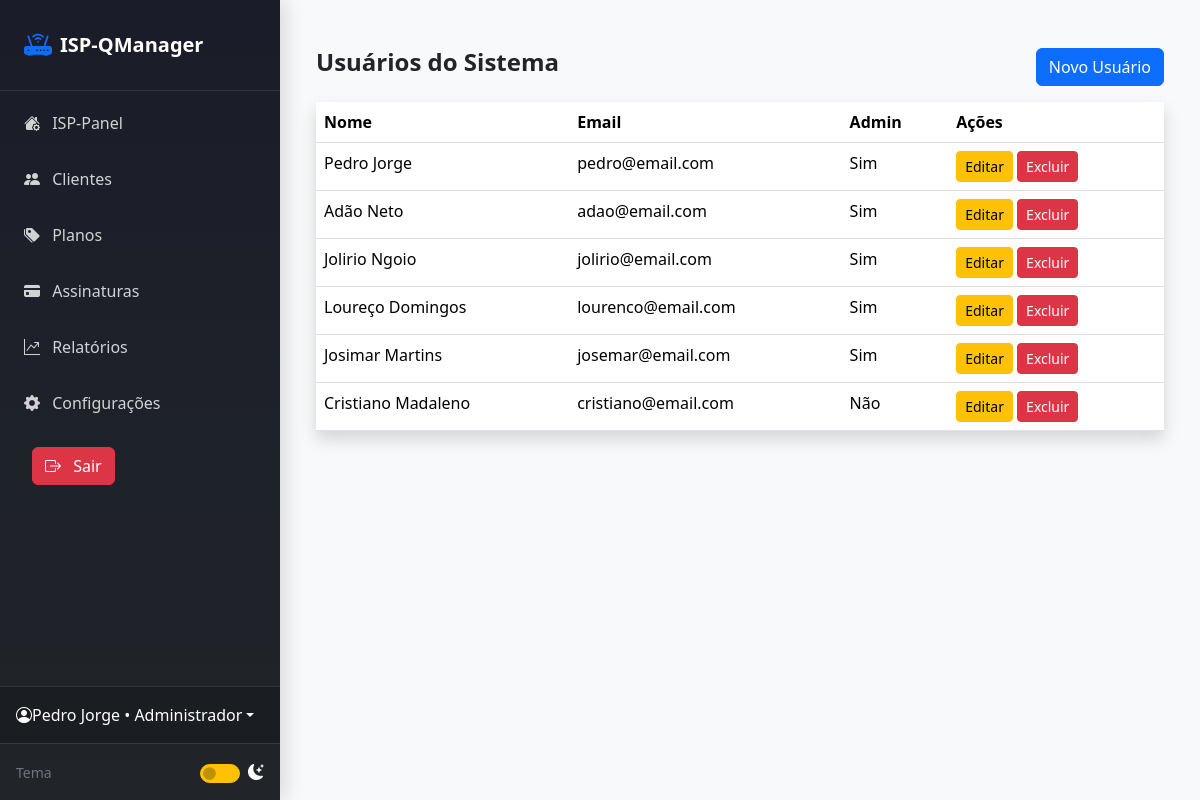
Screenshot of /users/index.php (signed in) with the database file from the repository.
### tables this page shows
CREATE TABLE `users` (
  `user_id` int(11) NOT NULL,
  `primeiro_nome` varchar(45) DEFAULT NULL,
  `ultimo_nome` varchar(45) DEFAULT NULL,
  `email` varchar(100) DEFAULT NULL,
  `password` varchar(255) DEFAULT NULL,
  `is_adm` tinyint(4) DEFAULT '0'
);

### layout/sessao.php (called while the page is built, shortened)
<?php
include "../config/database.php";
$id = $_SESSION['user']['user_id'];
$sessao = $qmanager->prepare("SELECT primeiro_nome, ultimo_nome, email, is_adm FROM users WHERE user_id = ?");
$sessao->bind_param("i", $id);
$sessao->execute();
$result = $sessao->get_result();
$user = $result->fetch_assoc();
$nome = $user['primeiro_nome'] . ' ' . $user['ultimo_nome'];
$role = ($user['is_adm'] == 1) ? 'Administrador' : 'Usuário';

### users/index.php (the view, shortened to what this page needs)
<?php
include "../layout/header.php";
$result = $qmanager->query("SELECT * FROM users");
?>
<div class="d-flex justify-content-between mb-3">
<h4 class="fw-bold">Usuários do Sistema</h4>
<a href="create.php" class="btn btn-primary">Novo Usuário</a>
</div>
<table class="table table-hover shadow bg-white">
<tr>
<th>Nome</th><th>Email</th><th>Admin</th><th>Ações</th>
</tr>
<?php while($u = $result->fetch_assoc()): ?>
<tr>
<td><?= $u['primeiro_nome']." ".$u['ultimo_nome'] ?></td>
<td><?= $u['email'] ?></td>
<td><?= $u['is_adm'] ? 'Sim' : 'Não' ?></td>
<td>
<a href="edit.php?id=<?= $u['user_id'] ?>" class="btn btn-warning btn-sm">Editar</a>
<a href="delete.php?id=<?= $u['user_id'] ?>" class="btn btn-danger btn-sm"
onclick="return confirm('Excluir usuário?')">Excluir</a>
</td>
</tr>
<?php endwhile; ?>
</table>
<?php include "../layout/footer.php"; ?>

### layout/navbar.php (shortened to what this page needs)
<?php
include "../config/database.php";
$current_page = basename($_SERVER['PHP_SELF'], '.php');
$current_dir = basename(dirname($_SERVER['PHP_SELF']));
include "sessao.php";
?>
<!DOCTYPE html>
<html lang="pt-BR" data-bs-theme="light">
<head>
    <link href="https://cdn.jsdelivr.net/npm/bootstrap@5.3.2/dist/css/bootstrap.min.css" rel="stylesheet">
    <link rel="stylesheet" href="https://cdn.jsdelivr.net/npm/bootstrap-icons@1.11.1/font/bootstrap-icons.css">
</head>
<body>
<div class="dashboard-wrapper">
    <nav class="sidebar" id="sidebar">
        <div class="sidebar-brand">
            <a href="../dashboard/index.php" class="d-flex align-items-center text-white text-decoration-none">
                <i class="bi bi-router-fill text-primary fs-3 me-2"></i>
                <span class="fs-5 fw-bold">ISP-QManager</span>
            </a>
        </div>
        <ul class="nav nav-pills flex-column">
            <li class="nav-item">
                <a href="../dashboard/index.php" class="nav-link <?php echo ($current_page == 'index' && $current_dir == 'dashboard') ? 'active' : ''; ?>">
                <i class="bi bi-house-gear-fill"></i>
                    <span class="ms-2">ISP-Panel</span>
                </a>
            </li>
            <li class="nav-item">
                <a href="../clients/index.php" class="nav-link <?php echo ($current_dir == 'clients') ? 'active' : ''; ?>">
                    <i class="bi bi-people-fill"></i>
                    <span class="ms-2">Clientes</span>
                </a>
            </li>
            <li class="nav-item">
                <a href="../plans/index.php" class="nav-link <?php echo ($current_dir == 'plans') ? 'active' : ''; ?>">
                    <i class="bi bi-tags-fill"></i>
                    <span class="ms-2">Planos</span>
                </a>
            </li>
            <li class="nav-item">
                <a href="../subscriptions/index.php" class="nav-link <?php echo ($current_dir == 'subscriptions') ? 'active' : ''; ?>">
                    <i class="bi bi-credit-card-fill"></i>
                    <span class="ms-2">Assinaturas</span>
                </a>
            </li>
            <li class="nav-item">
                <a href="../reports/index.php" class="nav-link <?php echo ($current_dir == 'reports') ? 'active' : ''; ?>">
                    <i class="bi bi-graph-up-arrow"></i>
                    <span class="ms-2">Relatórios</span>
                </a>
            </li>
            <li class="nav-item">
                <a href="../configuracoes/index.php" class="nav-link <?php echo ($current_dir == 'settings') ? 'active' : ''; ?>">
                    <i class="bi bi-gear-fill"></i>
                    <span class="ms-2">Configurações</span>
                </a>
            </li>
            <li class="nav-item">
                <a href="../auth/logout.php" class="nav-link <?php echo ($current_dir == 'support') ? 'active' : ''; ?>">
                    <span class="ms-2 btn btn-danger" > <i class="bi bi-box-arrow-right me-2"></i> Sair</span>
                </a>
            </li>
        </ul>
        <div class="user-section">
            <div class="dropdown">
                <a href="perfil.php" class="d-flex align-items-center text-white text-decoration-none dropdown-toggle" data-bs-toggle="dropdown">
                <i class="bi bi-person-circle">  </i>
                     <span>
                     <?=   $nome ?> • <?= ucfirst($role) ?>
                </span>
                </a>
            </div>
        </div>
        <div class="theme-toggle-wrapper">
            <div class="d-flex align-items-center justify-content-between text-white">
                <small class="text-secondary">Tema</small>
                <div class="form-check form-switch m-0">
                    <input class="form-check-input bg-warning border-warning" type="checkbox" id="themeToggle" style="width: 2.5em; height: 1.2em;">
                    <label class="form-check-label ms-2" for="themeToggle">
                        <i class="bi bi-moon-stars-fill text-white" id="themeIcon"></i>
                    </label>
                </div>
            </div>
        </div>
    </nav>
    <main class="main-content">
        <div class="content-area">

### layout/navbar.php (style rules this page uses)
:root { --sidebar-width: 280px; --sidebar-collapsed: 80px; --transition-base: all 0.3s ease-in-out; }
html, body { height: 100%; margin: 0; padding: 0; overflow-x: hidden; }
.dashboard-wrapper { display: flex; min-height: 100vh; width: 100%; }
.sidebar { width: var(--sidebar-width); min-height: 100vh; position: fixed; top: 0; left: 0; z-index: 1040; background: linear-gradient(180deg, #1a1d29 0%, #212529 100%); transition: var(--transition-base); display: flex; flex-direction: column; box-shadow: 4px 0 20px rgba(0,0,0,0.15); }
.main-content { flex: 1; margin-left: var(--sidebar-width); min-height: 100vh; background-color: #f8f9fa; transition: var(--transition-base); display: flex; flex-direction: column; }
.content-area { flex: 1; padding: 1.5rem; }
.sidebar .nav { flex: 1; overflow-y: auto; padding: 0.5rem; }
.sidebar .nav-link { border-radius: 4px; margin-bottom: 0.5rem; padding: 0.75rem 1rem; color: rgba(255,255,255,0.8) !important; transition: var(--transition-base); font-weight: 500; }
.sidebar .nav-link i { width: 24px; text-align: center; }
.sidebar-brand { padding: 1.5rem; border-bottom: 1px solid rgba(255,255,255,0.1); }
.user-section { padding: 1rem; border-top: 1px solid rgba(255,255,255,0.1); background: rgba(0,0,0,0.2); }
.theme-toggle-wrapper { padding: 1rem; border-top: 1px solid rgba(255,255,255,0.1); }

### rows the page displays
users: nome "Pedro Jorge", is_adm "Administrador", primeiro_nome "Pedro", ultimo_nome "Jorge", email "pedro@email.com", shows "Sim"
users: primeiro_nome "Adão", ultimo_nome "Neto", email "adao@email.com", is_adm "Sim"
users: primeiro_nome "Jolirio", ultimo_nome "Ngoio", email "jolirio@email.com", is_adm "Sim"
users: primeiro_nome "Loureço", ultimo_nome "Domingos", email "lourenco@email.com", is_adm "Sim"
users: primeiro_nome "Josimar", ultimo_nome "Martins", email "josemar@email.com", is_adm "Sim"
users: primeiro_nome "Cristiano", ultimo_nome "Madaleno", email "cristiano@email.com", is_adm "Não"
